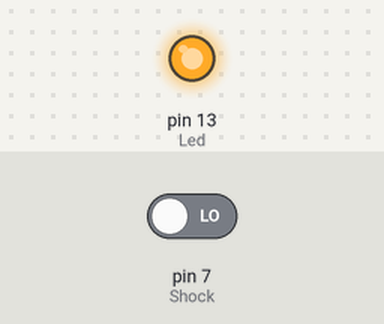
This sketch was run on a simulated Arduino Uno, built with avr-gcc and run on an emulated ATmega328P. Parts: output pins drawn as LEDs (lit = HIGH). The test bench sets the inputs (shaded band); at power-on: pin 7 (Shock) LOW.

Above: at 1.2 s.
1.3 s: pin 7 (Shock) driven HIGH
At 2.5 s:
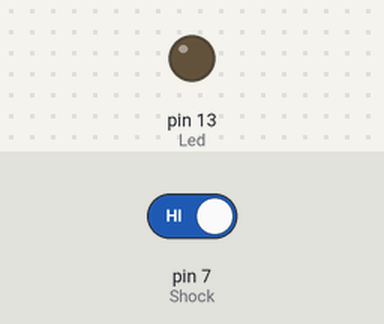
2.8 s: pin 7 (Shock) driven LOW
At 3.6 s:
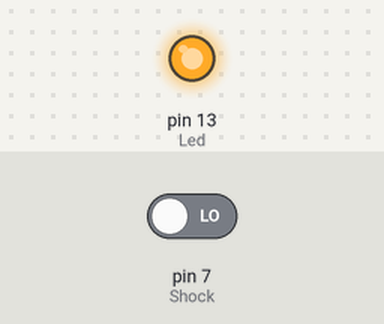
Timing chart, 0 to 5.8 s (numbered marks = the images above; inputs shaded):
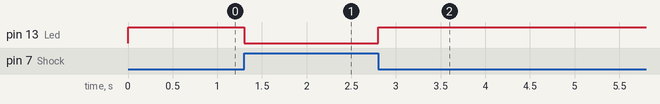

Measured:
- after the input at 1.3 s, pin 13 (Led): HIGH → LOW at once
- after the input at 2.8 s, pin 13 (Led): LOW → HIGH at once

The sketch:

Knock.ino
```cpp
int Led = 13 ; // define LED Interface
int Shock = 7; // define the percussion Sensor Interface
int val ; // define numeric variables val

void setup ()
{
  pinMode (Led, OUTPUT) ; // define LED as output interface
  pinMode (Shock, INPUT) ; // define knock sensor output interface
}
void loop ()
{
  val = digitalRead (Shock) ; // read digital interface is assigned a value of 3 val
  if (val == HIGH) // When the percussion when the sensor detects a signal, LED flashes
  {
    digitalWrite (Led, LOW);
  }
  else
  {
    digitalWrite (Led, HIGH);
  }
}
```
